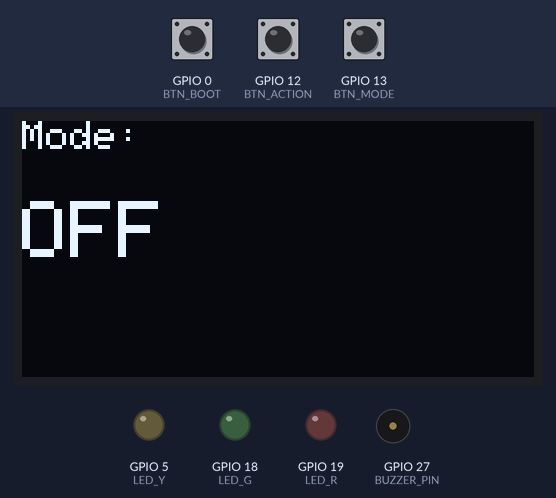
The program below on a simulated ESP32. Shown: 128×64 one-colour display, output pins drawn as LEDs (lit = HIGH), buzzer (waves = sounding). Inputs (shaded band) come from the test bench; at power-on: GPIO 13 (BTN_MODE) HIGH, GPIO 12 (BTN_ACTION) HIGH, GPIO 0 (BTN_BOOT) HIGH.

Above: at 1.2 s.
1.3 s: GPIO 13 (BTN_MODE) pulled LOW for 0.15 s
At 1.9 s:
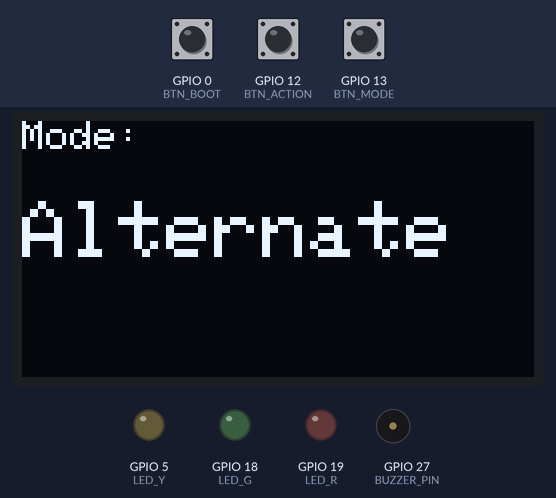
2.0 s: GPIO 12 (BTN_ACTION) pulled LOW for 0.15 s
At 3.1 s:
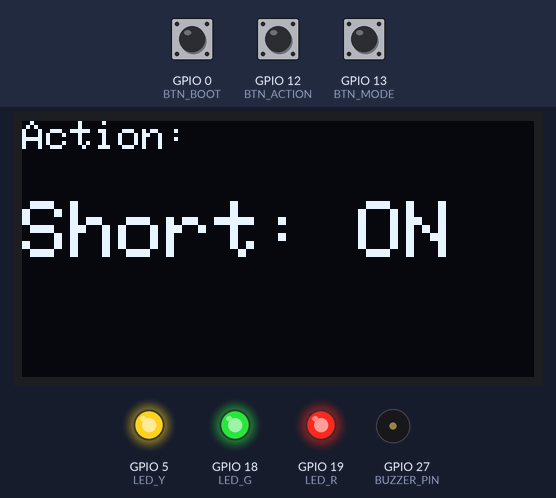
3.6 s: GPIO 12 (BTN_ACTION) pulled LOW for 3.2 s
At 6.5 s:
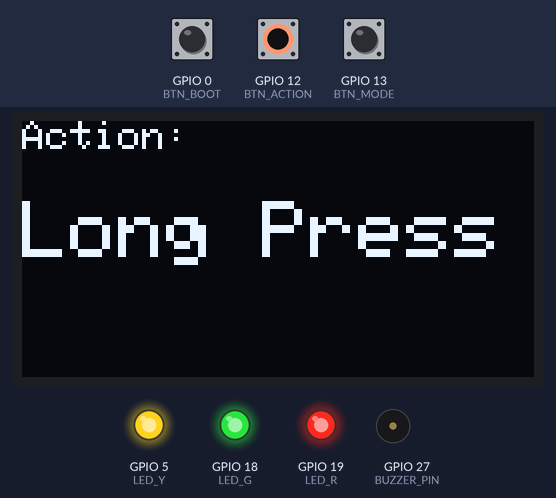
8.3 s: GPIO 0 (BTN_BOOT) pulled LOW for 0.15 s
At 9.4 s:
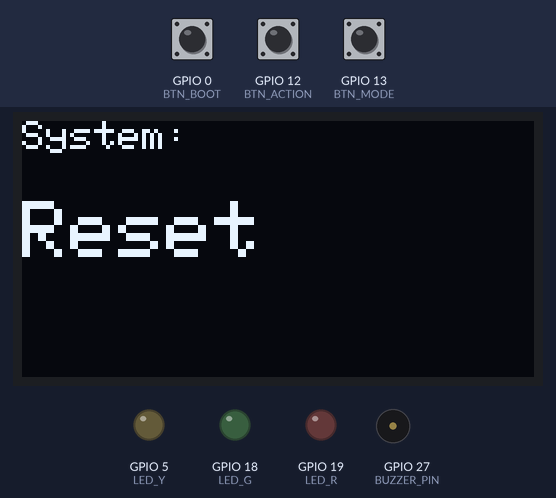
9.9 s: GPIO 12 (BTN_ACTION) pulled LOW for 1 s
At 11.6 s:
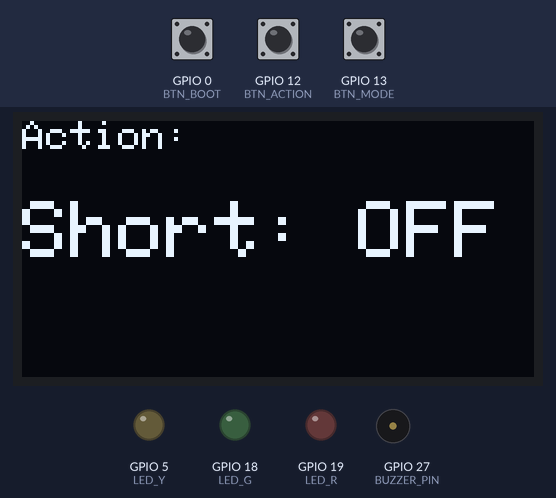
12.4 s: GPIO 13 (BTN_MODE) pulled LOW for 1 s
At 14.01 s:
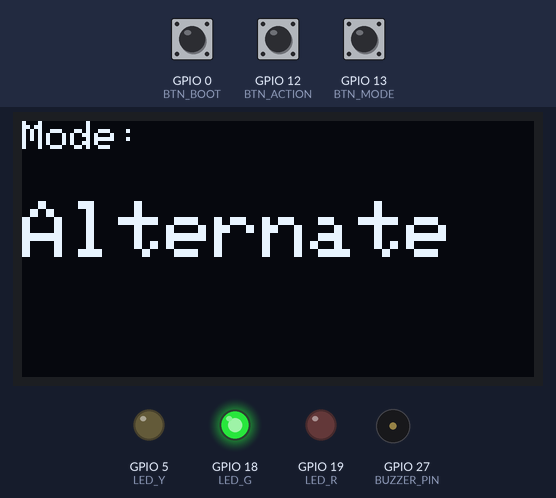
Timing chart, 0 to 15.0 s (numbered marks = the images above; inputs shaded):
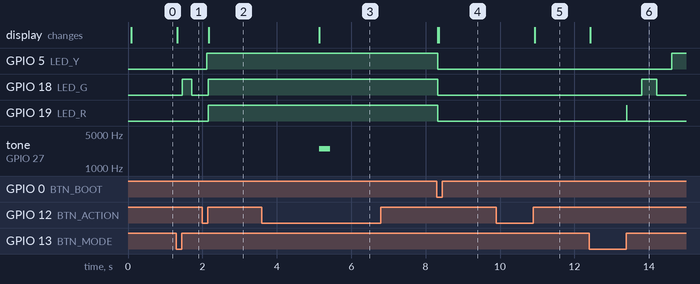

Measured:
- after the input at 1.3 s, GPIO 18 (LED_G): LOW → HIGH after 0.16 s, → LOW 0.25 s later; the display: changes at once (image 1)
- after the input at 2.0 s, GPIO 5 (LED_Y): goes on until 2.1 s, then stays HIGH; GPIO 18 (LED_G): LOW → HIGH after 0.15 s; the display: changes after 0.18 s (image 2)
- after the input at 3.6 s, tone on GPIO 27 (BUZZER_PIN): silent → 2500 Hz after 1.5 s, → silent 0.30 s later; the display: changes after 1.5 s (image 3)
- after the input at 8.3 s, GPIO 5 (LED_Y), GPIO 18 (LED_G), GPIO 19 (LED_R): HIGH → LOW at once; the display: first changes at once (image 4 shows a later state)
- after the input at 9.9 s, the display: changes after 1.0 s (image 5)
- after the input at 12.4 s, GPIO 5 (LED_Y): LOW → HIGH after 2.2 s; GPIO 18 (LED_G): LOW → HIGH after 1.4 s, → LOW 0.40 s later; GPIO 19 (LED_R): LOW → HIGH after 1.0 s, → LOW 0.01 s later; the display: changes at once (image 6)

The program:

main.cpp
```cpp
// ============================================================================
// Project Title : ESP32 Smart LED Controller with OLED Display & Buzzer
// Modified Version — Variable Names Updated (Functionality Same)
// ============================================================================

#include <Arduino.h>
#include <Wire.h>
#include <Adafruit_GFX.h>
#include <Adafruit_SSD1306.h>
#include <math.h>

// ----------------------- Pin Mapping -----------------------
#define BUZZER_PIN      27
#define BTN_MODE        13
#define BTN_ACTION      12
#define BTN_BOOT        0

#define LED_R            19
#define LED_G            18
#define LED_Y            5

// ----------------------- PWM Configuration -----------------
#define PWM_BITS         8
#define LED_FREQ         5000
#define CH_BUZZER        0
#define CH_R             1
#define CH_G             2
#define CH_Y             3

// ----------------------- OLED Setup ------------------------
#define OLED_W           128
#define OLED_H           64
#define OLED_I2C_ADDR    0x3C
Adafruit_SSD1306 display(OLED_W, OLED_H, &Wire, -1);

// ----------------------- Mode Management -------------------
enum LedEffectMode {
  EFFECT_OFF = 0,
  EFFECT_ALTERNATE,
  EFFECT_ALL_ON,
  EFFECT_FADE,
  EFFECT_TOTAL
};

LedEffectMode currentEffect = EFFECT_OFF;

// ----------------------- Timing Variables ------------------
unsigned long blinkTime = 0;
const unsigned long BLINK_GAP = 400;
bool blinkFlag = false;

unsigned long fadeTime = 0;
unsigned long actionPressStart = 0;
bool actionPressed = false;
bool longPressDone = false;

unsigned long lastModeTime = 0, lastBootTime = 0;
const unsigned long DEBOUNCE_MS = 50;

bool manualMode = false;
bool ledManualState = false;

// ============================================================================
// OLED Utility — Show 2-line message
// ============================================================================
void showDisplay(const char* title, const char* info) {
  display.clearDisplay();
  display.setTextSize(1);
  display.setTextColor(SSD1306_WHITE);
  display.setCursor(0, 0);
  display.println(title);

  display.setTextSize(2);
  display.setCursor(0, 20);
  display.println(info);
  display.display();
}

// ============================================================================
// Change LED Mode
// ============================================================================
void setMode(LedEffectMode mode) {
  currentEffect = mode;
  manualMode = false;

  switch (mode) {
    case EFFECT_OFF:
      showDisplay("Mode:", "OFF");
      ledcWrite(CH_R, 0);
      ledcWrite(CH_G, 0);
      ledcWrite(CH_Y, 0);
      break;

    case EFFECT_ALTERNATE:
      showDisplay("Mode:", "Alternate");
      blinkTime = millis();
      blinkFlag = false;
      break;

    case EFFECT_ALL_ON:
      showDisplay("Mode:", "All ON");
      ledcWrite(CH_R, 255);
      ledcWrite(CH_G, 255);
      ledcWrite(CH_Y, 255);
      break;

    case EFFECT_FADE:
      showDisplay("Mode:", "Fade");
      fadeTime = millis();
      break;
  }
}

// ============================================================================
// Buzzer Utility
// ============================================================================
void beepTone(unsigned int freq, unsigned long time) {
  ledcWriteTone(CH_BUZZER, freq);
  delay(time);
  ledcWriteTone(CH_BUZZER, 0);
}

// ============================================================================
// SETUP — Initialization
// ============================================================================
void setup() {
  Serial.begin(115200);

  pinMode(BTN_MODE, INPUT_PULLUP);
  pinMode(BTN_ACTION, INPUT_PULLUP);
  pinMode(BTN_BOOT, INPUT_PULLUP);

  ledcSetup(CH_BUZZER, 2000, PWM_BITS);
  ledcAttachPin(BUZZER_PIN, CH_BUZZER);

  ledcSetup(CH_R, LED_FREQ, PWM_BITS);
  ledcAttachPin(LED_R, CH_R);

  ledcSetup(CH_G, LED_FREQ, PWM_BITS);
  ledcAttachPin(LED_G, CH_G);

  ledcSetup(CH_Y, LED_FREQ, PWM_BITS);
  ledcAttachPin(LED_Y, CH_Y);

  Wire.begin(21, 22);
  if (!display.begin(SSD1306_SWITCHCAPVCC, OLED_I2C_ADDR)) {
    while (true) delay(100);
  }

  showDisplay("System:", "Ready");
  setMode(EFFECT_OFF);
}

// ============================================================================
// LOOP — Main Logic
// ============================================================================
void loop() {
  unsigned long now = millis();

  // ---------- MODE BUTTON ----------
  if (digitalRead(BTN_MODE) == LOW) {
    if (now - lastModeTime > DEBOUNCE_MS) {
      currentEffect = (LedEffectMode)((currentEffect + 1) % EFFECT_TOTAL);
      setMode(currentEffect);
      while (digitalRead(BTN_MODE) == LOW) delay(10);
      lastModeTime = millis();
    }
  }

  // ---------- BOOT BUTTON ----------
  if (digitalRead(BTN_BOOT) == LOW) {
    if (now - lastBootTime > DEBOUNCE_MS) {
      setMode(EFFECT_OFF);
      showDisplay("System:", "Reset");
      while (digitalRead(BTN_BOOT) == LOW) delay(10);
      lastBootTime = millis();
    }
  }

  // ---------- ACTION BUTTON ----------
  int actionState = digitalRead(BTN_ACTION);

  if (actionState == LOW && !actionPressed) {
    actionPressed = true;
    actionPressStart = now;
    longPressDone = false;
  }

  if (actionState == LOW && actionPressed && !longPressDone) {
    if (now - actionPressStart >= 1500) {
      showDisplay("Action:", "Long Press");
      beepTone(2500, 300);
      longPressDone = true;
    }
  }

  if (actionState == HIGH && actionPressed) {
    unsigned long pressTime = now - actionPressStart;
    actionPressed = false;

    if (!longPressDone && pressTime < 1500) {
      manualMode = true;
      ledManualState = !ledManualState;

      if (ledManualState) {
        ledcWrite(CH_R, 255);
        ledcWrite(CH_G, 255);
        ledcWrite(CH_Y, 255);
        showDisplay("Action:", "Short: ON");
      } else {
        ledcWrite(CH_R, 0);
        ledcWrite(CH_G, 0);
        ledcWrite(CH_Y, 0);
        showDisplay("Action:", "Short: OFF");
      }
    }
  }

  // ---------- LED BEHAVIOR ----------
  if (!manualMode) {
    switch (currentEffect) {
      case EFFECT_ALTERNATE:
        if (now - blinkTime >= BLINK_GAP) {
          blinkTime = now;
          blinkFlag = !blinkFlag;
          static int ledIndex = 0;
          if (blinkFlag) {
            ledIndex = (ledIndex + 1) % 3;
            ledcWrite(CH_R, (ledIndex == 0) ? 255 : 0);
            ledcWrite(CH_G, (ledIndex == 1) ? 255 : 0);
            ledcWrite(CH_Y, (ledIndex == 2) ? 255 : 0);
          } else {
            ledcWrite(CH_R, 0);
            ledcWrite(CH_G, 0);
            ledcWrite(CH_Y, 0);
          }
        }
        break;

      case EFFECT_FADE: {
        unsigned long elapsed = (now - fadeTime) % 2000;
        float t = elapsed / 2000.0f;
        float rVal = (sin(2 * PI * t) + 1.0f) / 2.0f;
        float gVal = (sin(2 * PI * (t + 1.0 / 3.0)) + 1.0f) / 2.0f;
        float yVal = (sin(2 * PI * (t + 2.0 / 3.0)) + 1.0f) / 2.0f;

        ledcWrite(CH_R, (int)(rVal * 255));
        ledcWrite(CH_G, (int)(gVal * 255));
        ledcWrite(CH_Y, (int)(yVal * 255));
        break;
      }

      default:
        break;
    }
  }

  delay(8);
}
```
